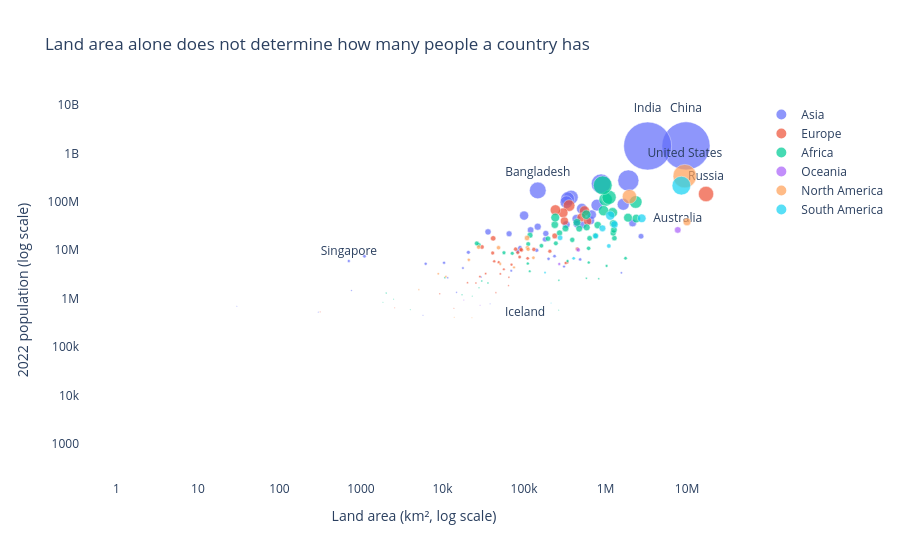

Notebook cell for this chart:
### Markdown cell above
**Chart choice & justification:** *Which chart did you choose, and why? Justify design choices.

*YOUR ANSWER HERE*

There is a positive relationship between land area and population: bigger countries often have more people. However, this is not always true. India and China have very large populations, while Australia has a large area but fewer people. Singapore and Bangladesh have many people in a small area.

I chose a scatter plot to compare land area and population. I used different colours for each continent and logarithmic scales to make the differences easier to see. I highlighted countries that do not follow the general pattern.

### Code cell
# Q3
# Q3: Land area versus 2022 population

q3 = df[
    (df['Area'] > 0) &
    (df['2022 Population'] > 0)
].copy()

labels = [
    'India',
    'China',
    'United States',
    'Russia',
    'Bangladesh',
    'Singapore',
    'Iceland',
    'Australia'
]

q3['Label'] = np.where(
    q3['Country'].isin(labels),
    q3['Country'],
    ''
)

fig = px.scatter(
    q3,
    x='Area',
    y='2022 Population',
    color='Continent',
    size='World share (%)',
    size_max=34,
    hover_name='Country',
    text='Label',
    log_x=True,
    log_y=True,
    title='Land area alone does not determine how many people a country has',
    labels={
        'Area': 'Land area (km², log scale)',
        '2022 Population': '2022 population (log scale)',
        'World share (%)': 'World share (%)'
    }
)

fig.update_traces(
    textposition='top center',
    marker=dict(
        opacity=0.72,
        line=dict(width=0.5, color='white')
    )
)

fig.update_layout(
    template='plotly_white',
    legend_title_text=''
)

fig.update_xaxes(showgrid=False)
fig.update_yaxes(showgrid=False)

fig.show()

print("Countries with highest population density:")

print(
    q3.nlargest(8, 'Density')[
        ['Country', 'Continent', 'Area',
         '2022 Population', 'Density']
    ].to_string(index=False)
)

### Figure 1 — Plotly figure (JSON) as saved in the notebook; plotly's stock layout.template omitted (floating-point values rounded to 4 significant figures)
{"data": [{"hovertemplate": "<b>%{hovertext}</b><br><br>Continent=Asia<br>Land area (km², log scale)=%{x}<br>2022 population (log scale)=%{y}<br>World share (%)=%{marker.size}<br>Label=%{text}<extra></extra>", "hovertext": ["Afghanistan", "Armenia", "Azerbaijan", "Bahrain", "Bangladesh", "Bhutan", "Brunei", "Cambodia", "China", "Georgia", "Hong Kong", "India", "Indonesia", "Iran", "Iraq", "Israel", "Japan", "Jordan", "Kazakhstan", "Kuwait", "Kyrgyzstan", "Laos", "Lebanon", "Macau", "Malaysia", "Maldives", "Mongolia", "Myanmar", "Nepal", "North Korea", "Oman", "Pakistan", "Palestine", "Philippines", "Qatar", "Saudi Arabia", "Singapore", "South Korea", "Sri Lanka", "Syria", "Taiwan", "Tajikistan", "Thailand", "Timor-Leste", "Turkey", "Turkmenistan", "United Arab Emirates", "Uzbekistan", "Vietnam", "Yemen"], "legendgroup": "Asia", "marker": {"color": "#636efa", "line": {"color": "white", "width": 0.5}, "opacity": 0.72, "size": [0.52, 0.03, 0.13, 0.02, 2.15, 0.01, 0.01, 0.21, 17.88, 0.05, 0.09, 17.77, 3.45, 1.11, 0.56, 0.11, 1.55, 0.14, 0.24, 0.05, 0.08, 0.09, 0.07, 0.01, 0.43, 0.01, 0.04, 0.68, 0.38, 0.33, 0.06, 2.96, 0.07, 1.45, 0.03, 0.46, 0.07, 0.65, 0.27, 0.28, 0.3, 0.12, 0.9, 0.02, 1.07, 0.08, 0.12, 0.43, 1.23, 0.42], "sizemode": "area", "sizeref": 0.01547, "symbol": "circle"}, "mode": "markers+text", "name": "Asia", "orientation": "v", "showlegend": true, "text": ["", "", "", "", "Bangladesh", "", "", "", "China", "", "", "India", "", "", "", "", "", "", "", "", "", "", "", "", "", "", "", "", "", "", "", "", "", "", "", "", "Singapore", "", "", "", "", "", "", "", "", "", "", "", "", ""], "textposition": "top center", "type": "scatter", "x": [652230, 29743, 86600, 765, 147570, 38394, 5765, 181035, 9706961, 69700, 1104, 3287590, 1904569, 1648195, 438317, 20770, 377930, 89342, 2724900, 17818, 199951, 236800, 10452, 30, 330803, 300, 1564110, 676578, 147181, 120538, 309500, 881912, 6220, 342353, 11586, 2149690, 710, 100210, 65610, 185180, 36193, 143100, 513120, 14874, 783562, 488100, 83600, 447400, 331212, 527968], "xaxis": "x", "y": [41128771, 2780469, 10358074, 1472233, 171186372, 782455, 449002, 16767842, 1425887337, 3744385, 7488865, 1417173173, 275501339, 88550570, 44496122, 9038309, 123951692, 11285869, 19397998, 4268873, 6630623, 7529475, 5489739, 695168, 33938221, 523787, 3398366, 54179306, 30547580, 26069416, 4576298, 235824862, 5250072, 115559009, 2695122, 36408820, 5975689, 51815810, 21832143, 22125249, 23893394, 9952787, 71697030, 1341296, 85341241, 6430770, 9441129, 34627652, 98186856, 33696614], "yaxis": "y"}, {"hovertemplate": "<b>%{hovertext}</b><br><br>Continent=Europe<br>Land area (km², log scale)=%{x}<br>2022 population (log scale)=%{y}<br>World share (%)=%{marker.size}<br>Label=%{text}<extra></extra>", "hovertext": ["Albania", "Andorra", "Austria", "Belarus", "Belgium", "Bosnia and Herzegovina", "Bulgaria", "Croatia", "Cyprus", "Czech Republic", "Denmark", "Estonia", "Faroe Islands", "Finland", "France", "Germany", "Gibraltar", "Greece", "Guernsey", "Hungary", "Iceland", "Ireland", "Isle of Man", "Italy", "Jersey", "Latvia", "Liechtenstein", "Lithuania", "Luxembourg", "Malta", "Moldova", "Monaco", "Montenegro", "Netherlands", "North Macedonia", "Norway", "Poland", "Portugal", "Romania", "Russia", "San Marino", "Serbia", "Slovakia", "Slovenia", "Spain", "Sweden", "Switzerland", "Ukraine", "United Kingdom", "Vatican City"], "legendgroup": "Europe", "marker": {"color": "#EF553B", "line": {"color": "white", "width": 0.5}, "opacity": 0.72, "size": [0.04, 0.0, 0.11, 0.12, 0.15, 0.04, 0.09, 0.05, 0.02, 0.13, 0.07, 0.02, 0.0, 0.07, 0.81, 1.05, 0.0, 0.13, 0.0, 0.12, 0.0, 0.06, 0.0, 0.74, 0.0, 0.02, 0.0, 0.03, 0.01, 0.01, 0.04, 0.0, 0.01, 0.22, 0.03, 0.07, 0.5, 0.13, 0.25, 1.81, 0.0, 0.09, 0.07, 0.03, 0.6, 0.13, 0.11, 0.5, 0.85, 0.0], "sizemode": "area", "sizeref": 0.01547, "symbol": "circle"}, "mode": "markers+text", "name": "Europe", "orientation": "v", "showlegend": true, "text": ["", "", "", "", "", "", "", "", "", "", "", "", "", "", "", "", "", "", "", "", "Iceland", "", "", "", "", "", "", "", "", "", "", "", "", "", "", "", "", "", "", "Russia", "", "", "", "", "", "", "", "", "", ""], "textposition": "top center", "type": "scatter", "x": [28748, 468, 83871, 207600, 30528, 51209, 110879, 56594, 9251, 78865, 43094, 45227, 1393, 338424, 551695, 357114, 6, 131990, 78, 93028, 103000, 70273, 572, 301336, 116, 64559, 160, 65300, 2586, 316, 33846, 2, 13812, 41850, 25713, 323802, 312679, 92090, 238391, 17098242, 61, 88361, 49037, 20273, 505992, 450295, 41284, 603500, 242900, 1], "xaxis": "x", "y": [2842321, 79824, 8939617, 9534954, 11655930, 3233526, 6781953, 4030358, 1251488, 10493986, 5882261, 1326062, 53090, 5540745, 64626628, 83369843, 32649, 10384971, 63301, 9967308, 372899, 5023109, 84519, 59037474, 110778, 1850651, 39327, 2750055, 647599, 533286, 3272996, 36469, 627082, 17564014, 2093599, 5434319, 39857145, 10270865, 19659267, 144713314, 33660, 7221365, 5643453, 2119844, 47558630, 10549347, 8740472, 39701739, 67508936, 510], "yaxis": "y"}, {"hovertemplate": "<b>%{hovertext}</b><br><br>Continent=Africa<br>Land area (km², log scale)=%{x}<br>2022 population (log scale)=%{y}<br>World share (%)=%{marker.size}<br>Label=%{text}<extra></extra>", "hovertext": ["Algeria", "Angola", "Benin", "Botswana", "Burkina Faso", "Burundi", "Cameroon", "Cape Verde", "Central African Republic", "Chad", "Comoros", "Djibouti", "DR Congo", "Egypt", "Equatorial Guinea", "Eritrea", "Eswatini", "Ethiopia", "Gabon", "Gambia", "Ghana", "Guinea", "Guinea-Bissau", "Ivory Coast", "Kenya", "Lesotho", "Liberia", "Libya", "Madagascar", "Malawi", "Mali", "Mauritania", "Mauritius", "Mayotte", "Morocco", "Mozambique", "Namibia", "Niger", "Nigeria", "Republic of the Congo", "Reunion", "Rwanda", "Sao Tome and Principe", "Senegal", "Seychelles", "Sierra Leone", "Somalia", "South Africa", "South Sudan", "Sudan", "Tanzania", "Togo", "Tunisia", "Uganda", "Western Sahara", "Zambia", "Zimbabwe"], "legendgroup": "Africa", "marker": {"color": "#00cc96", "line": {"color": "white", "width": 0.5}, "opacity": 0.72, "size": [0.56, 0.45, 0.17, 0.03, 0.28, 0.16, 0.35, 0.01, 0.07, 0.22, 0.01, 0.01, 1.24, 1.39, 0.02, 0.05, 0.02, 1.55, 0.03, 0.03, 0.42, 0.17, 0.03, 0.35, 0.68, 0.03, 0.07, 0.09, 0.37, 0.26, 0.28, 0.06, 0.02, 0.0, 0.47, 0.41, 0.03, 0.33, 2.74, 0.07, 0.01, 0.17, 0.0, 0.22, 0.0, 0.11, 0.22, 0.75, 0.14, 0.59, 0.82, 0.11, 0.15, 0.59, 0.01, 0.25, 0.2], "sizemode": "area", "sizeref": 0.01547, "symbol": "circle"}, "mode": "markers+text", "name": "Africa", "orientation": "v", "showlegend": true, "text": ["", "", "", "", "", "", "", "", "", "", "", "", "", "", "", "", "", "", "", "", "", "", "", "", "", "", "", "", "", "", "", "", "", "", "", "", "", "", "", "", "", "", "", "", "", "", "", "", "", "", "", "", "", "", "", "", ""], "textposition": "top center", "type": "scatter", "x": [2381741, 1246700, 112622, 582000, 272967, 27834, 475442, 4033, 622984, 1284000, 1862, 23200, 2344858, 1002450, 28051, 117600, 17364, 1104300, 267668, 10689, 238533, 245857, 36125, 322463, 580367, 30355, 111369, 1759540, 587041, 118484, 1240192, 1030700, 2040, 374, 446550, 801590, 825615, 1267000, 923768, 342000, 2511, 26338, 964, 196722, 452, 71740, 637657, 1221037, 619745, 1886068, 945087, 56785, 163610, 241550, 266000, 752612, 390757], "xaxis": "x", "y": [44903225, 35588987, 13352864, 2630296, 22673762, 12889576, 27914536, 593149, 5579144, 17723315, 836774, 1120849, 99010212, 110990103, 1674908, 3684032, 1201670, 123379924, 2388992, 2705992, 33475870, 13859341, 2105566, 28160542, 54027487, 2305825, 5302681, 6812341, 29611714, 20405317, 22593590, 4736139, 1299469, 326101, 37457971, 32969517, 2567012, 26207977, 218541212, 5970424, 974052, 13776698, 227380, 17316449, 107118, 8605718, 17597511, 59893885, 10913164, 46874204, 65497748, 8848699, 12356117, 47249585, 575986, 20017675, 16320537], "yaxis": "y"}, {"hovertemplate": "<b>%{hovertext}</b><br><br>Continent=Oceania<br>Land area (km², log scale)=%{x}<br>2022 population (log scale)=%{y}<br>World share (%)=%{marker.size}<br>Label=%{text}<extra></extra>", "hovertext": ["American Samoa", "Australia", "Cook Islands", "Fiji", "French Polynesia", "Guam", "Kiribati", "Marshall Islands", "Micronesia", "Nauru", "New Caledonia", "New Zealand", "Niue", "Northern Mariana Islands", "Palau", "Papua New Guinea", "Samoa", "Solomon Islands", "Tokelau", "Tonga", "Tuvalu", "Vanuatu", "Wallis and Futuna"], "legendgroup": "Oceania", "marker": {"color": "#ab63fa", "line": {"color": "white", "width": 0.5}, "opacity": 0.72, "size": [0.0, 0.33, 0.0, 0.01, 0.0, 0.0, 0.0, 0.0, 0.0, 0.0, 0.0, 0.07, 0.0, 0.0, 0.0, 0.13, 0.0, 0.01, 0.0, 0.0, 0.0, 0.0, 0.0], "sizemode": "area", "sizeref": 0.01547, "symbol": "circle"}, "mode": "markers+text", "name": "Oceania", "orientation": "v", "showlegend": true, "text": ["", "Australia", "", "", "", "", "", "", "", "", "", "", "", "", "", "", "", "", "", "", "", "", ""], "textposition": "top center", "type": "scatter", "x": [199, 7692024, 236, 18272, 4167, 549, 811, 181, 702, 21, 18575, 270467, 260, 464, 459, 462840, 2842, 28896, 12, 747, 26, 12189, 142], "xaxis": "x", "y": [44273, 26177413, 17011, 929766, 306279, 171774, 131232, 41569, 114164, 12668, 289950, 5185288, 1934, 49551, 18055, 10142619, 222382, 724273, 1871, 106858, 11312, 326740, 11572], "yaxis": "y"}, {"hovertemplate": "<b>%{hovertext}</b><br><br>Continent=North America<br>Land area (km², log scale)=%{x}<br>2022 population (log scale)=%{y}<br>World share (%)=%{marker.size}<br>Label=%{text}<extra></extra>", "hovertext": ["Anguilla", "Antigua and Barbuda", "Aruba", "Bahamas", "Barbados", "Belize", "Bermuda", "British Virgin Islands", "Canada", "Cayman Islands", "Costa Rica", "Cuba", "Curacao", "Dominica", "Dominican Republic", "El Salvador", "Greenland", "Grenada", "Guadeloupe", "Guatemala", "Haiti", "Honduras", "Jamaica", "Martinique", "Mexico", "Montserrat", "Nicaragua", "Panama", "Puerto Rico", "Saint Barthelemy", "Saint Kitts and Nevis", "Saint Lucia", "Saint Martin", "Saint Pierre and Miquelon", "Saint Vincent and the Grenadines", "Sint Maarten", "Trinidad and Tobago", "Turks and Caicos Islands", "United States", "United States Virgin Islands"], "legendgroup": "North America", "marker": {"color": "#FFA15A", "line": {"color": "white", "width": 0.5}, "opacity": 0.72, "size": [0.0, 0.0, 0.0, 0.01, 0.0, 0.01, 0.0, 0.0, 0.48, 0.0, 0.06, 0.14, 0.0, 0.0, 0.14, 0.08, 0.0, 0.0, 0.0, 0.22, 0.15, 0.13, 0.04, 0.0, 1.6, 0.0, 0.09, 0.06, 0.04, 0.0, 0.0, 0.0, 0.0, 0.0, 0.0, 0.0, 0.02, 0.0, 4.24, 0.0], "sizemode": "area", "sizeref": 0.01547, "symbol": "circle"}, "mode": "markers+text", "name": "North America", "orientation": "v", "showlegend": true, "text": ["", "", "", "", "", "", "", "", "", "", "", "", "", "", "", "", "", "", "", "", "", "", "", "", "", "", "", "", "", "", "", "", "", "", "", "", "", "", "United States", ""], "textposition": "top center", "type": "scatter", "x": [91, 442, 180, 13943, 430, 22966, 54, 151, 9984670, 264, 51100, 109884, 444, 751, 48671, 21041, 2166086, 344, 1628, 108889, 27750, 112492, 10991, 1128, 1964375, 102, 130373, 75417, 8870, 21, 261, 616, 53, 242, 389, 34, 5130, 948, 9372610, 347], "xaxis": "x", "y": [15857, 93763, 106445, 409984, 281635, 405272, 64184, 31305, 38454327, 68706, 5180829, 11212191, 191163, 72737, 11228821, 6336392, 56466, 125438, 395752, 17843908, 11584996, 10432860, 2827377, 367507, 127504125, 4390, 6948392, 4408581, 3252407, 10967, 47657, 179857, 31791, 5862, 103948, 44175, 1531044, 45703, 338289857, 99465], "yaxis": "y"}, {"hovertemplate": "<b>%{hovertext}</b><br><br>Continent=South America<br>Land area (km², log scale)=%{x}<br>2022 population (log scale)=%{y}<br>World share (%)=%{marker.size}<br>Label=%{text}<extra></extra>", "hovertext": ["Argentina", "Bolivia", "Brazil", "Chile", "Colombia", "Ecuador", "Falkland Islands", "French Guiana", "Guyana", "Paraguay", "Peru", "Suriname", "Uruguay", "Venezuela"], "legendgroup": "South America", "marker": {"color": "#19d3f3", "line": {"color": "white", "width": 0.5}, "opacity": 0.72, "size": [0.57, 0.15, 2.7, 0.25, 0.65, 0.23, 0.0, 0.0, 0.01, 0.09, 0.43, 0.01, 0.04, 0.35], "sizemode": "area", "sizeref": 0.01547, "symbol": "circle"}, "mode": "markers+text", "name": "South America", "orientation": "v", "showlegend": true, "text": ["", "", "", "", "", "", "", "", "", "", "", "", "", ""], "textposition": "top center", "type": "scatter", "x": [2780400, 1098581, 8515767, 756102, 1141748, 276841, 12173, 83534, 214969, 406752, 1285216, 163820, 181034, 916445], "xaxis": "x", "y": [45510318, 12224110, 215313498, 19603733, 51874024, 18001000, 3780, 304557, 808726, 6780744, 34049588, 618040, 3422794, 28301696], "yaxis": "y"}], "layout": {"legend": {"itemsizing": "constant", "title": {"text": ""}, "tracegroupgap": 0}, "title": {"text": "Land area alone does not determine how many people a country has"}, "xaxis": {"anchor": "y", "domain": [0, 1], "showgrid": false, "title": {"text": "Land area (km², log scale)"}, "type": "log"}, "yaxis": {"anchor": "x", "domain": [0, 1], "showgrid": false, "title": {"text": "2022 population (log scale)"}, "type": "log"}}}
